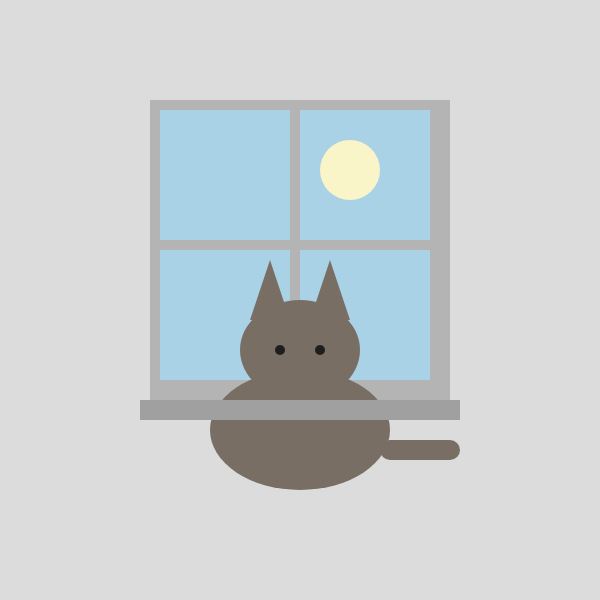
Frame 1 (no input)
Frame 60 (no input): identical to frame 1, image omitted
Frame 120 (the mouse pressed at the canvas centre since frame 60): identical to frame 1, image omitted

The p5.js sketch that drew this single still picture (run headless with seeded random() and noise() and a simulated clock; from frame 60 on, the mouse is pressed at the canvas centre):

// p5.js sketch
// ── sketch.js
function setup() {
  createCanvas(600, 600);
  noStroke();
}

function draw() {
  background(200, 220, 240);
  fill(220);
  rect(0, 0, width, height);
  fill(180);
  rect(150, 100, 300, 300);
  fill(170, 210, 230);
  rect(160, 110, 130, 130);
  rect(300, 110, 130, 130);
  rect(160, 250, 130, 130);
  rect(300, 250, 130, 130);
  fill(250, 245, 200);
  ellipse(350, 170, 60);
  fill(120, 110, 100);
  ellipse(300, 430, 180, 120);
  ellipse(300, 350, 120, 100);
  triangle(250, 320, 270, 260, 290, 320);
  triangle(350, 320, 330, 260, 310, 320);
  fill(30);
  ellipse(280, 350, 10);
  ellipse(320, 350, 10);
  fill(120, 110, 100);
  rect(380, 440, 80, 20, 10);
  fill(160);
  rect(140, 400, 320, 20);
}
